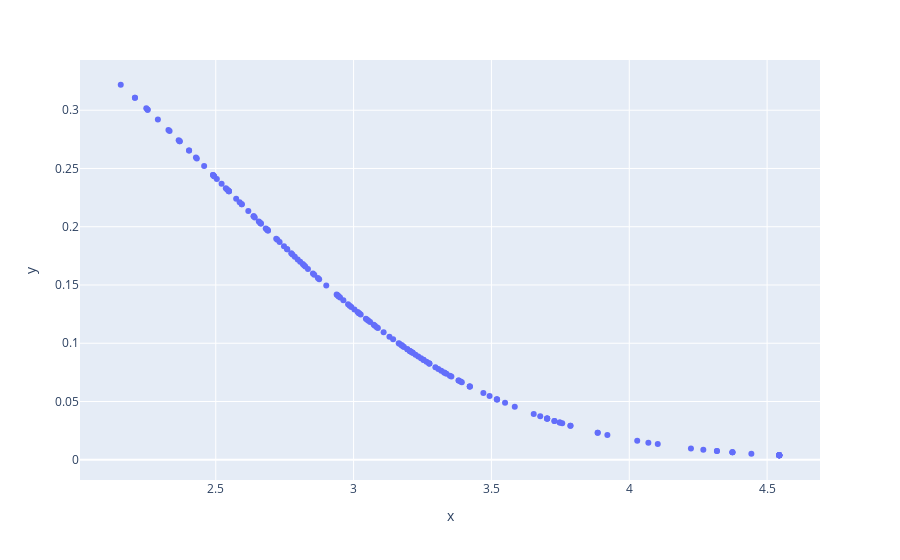

The notebook cell this image was saved under:
### Code cell
px.scatter(x = y_train, y = weights)

### Figure 1 — Plotly figure (JSON) as saved in the notebook; plotly's stock layout.template omitted (floating-point values rounded to 4 significant figures; data arrays with more than 128 entries replaced by an {"elided": "..."} marker saying what was removed)
{"data": [{"hovertemplate": "x=%{x}<br>y=%{y}<extra></extra>", "legendgroup": "", "marker": {"color": "#636efa", "symbol": "circle"}, "mode": "markers", "name": "", "orientation": "v", "showlegend": false, "type": "scatter", "x": {"elided": "174 float values"}, "xaxis": "x", "y": {"elided": "174 float values"}, "yaxis": "y"}], "layout": {"legend": {"tracegroupgap": 0}, "margin": {"t": 60}, "xaxis": {"anchor": "y", "domain": [0, 1], "title": {"text": "x"}}, "yaxis": {"anchor": "x", "domain": [0, 1], "title": {"text": "y"}}}}
